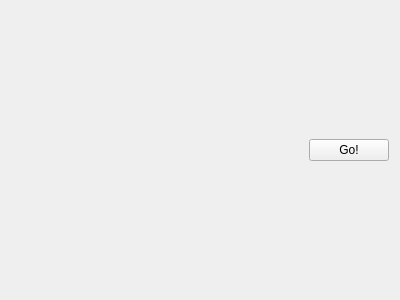
<?xml version="1.0" encoding="UTF-8"?>
<ui version="4.0">
 <class>MainWindow</class>
 <widget class="QMainWindow" name="MainWindow">
  <property name="geometry">
   <rect>
    <x>0</x>
    <y>0</y>
    <width>400</width>
    <height>300</height>
   </rect>
  </property>
  <property name="windowTitle">
   <string>MainWindow</string>
  </property>
  <widget class="QWidget" name="centralWidget">
   <layout class="QVBoxLayout" name="verticalLayout">
    <item>
     <layout class="QHBoxLayout" name="horizontalLayout"/>
    </item>
    <item>
     <layout class="QHBoxLayout" name="horizontalLayout_2">
      <item>
       <spacer name="horizontalSpacer">
        <property name="orientation">
         <enum>Qt::Horizontal</enum>
        </property>
        <property name="sizeHint" stdset="0">
         <size>
          <width>40</width>
          <height>20</height>
         </size>
        </property>
       </spacer>
      </item>
      <item>
       <widget class="QPushButton" name="pushButton">
        <property name="text">
         <string>Go!</string>
        </property>
       </widget>
      </item>
     </layout>
    </item>
   </layout>
  </widget>
 </widget>
 <layoutdefault spacing="6" margin="11"/>
 <resources/>
 <connections/>
</ui>
